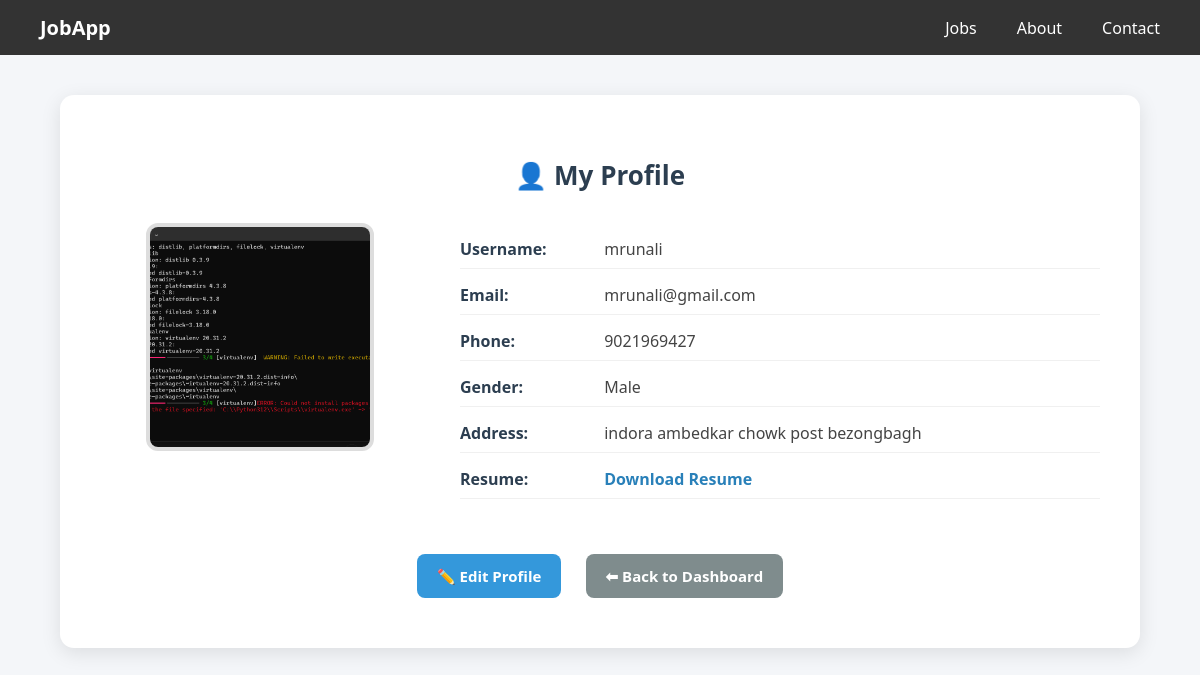
The page /profile/ (signed in) on the database its author committed.
### userapp/models.py (models this page shows, shortened)
class UserLogin(models.Model):
    user = models.OneToOneField(settings.AUTH_USER_MODEL, on_delete=models.CASCADE)
    gender = models.CharField(max_length=10, choices=[("Male","Male"),("Female","Female"),("Other","Other")])
    phone = models.CharField(max_length=15, blank=True)
    address = models.TextField(blank=True)
    resume = models.FileField(upload_to="resumes/", blank=True, null=True)
    image = models.ImageField(upload_to="profile_images/", blank=True, null=True)

### jobapp/models.py (models this page shows, shortened)
class CustomUser(AbstractUser):
    ROLE_CHOICES = [
        ('recruiter', 'Recruiter'),
        ('user', 'User'),
    ]
    email=models.EmailField("Email",unique=True)
    role = models.CharField(max_length=10, choices=ROLE_CHOICES, default='user')

### userapp/views.py (the view)
# urls.py: path("profile/",profile_view,name='profile_view'),
@login_required
def profile_view(request):
    profile, created = UserLogin.objects.get_or_create(user=request.user)
    return render(request, "userapp/profile.html", {"profile": profile})

### userapp/templates/userapp/profile.html (shortened to what this page needs)
<!DOCTYPE html>
<html lang="en">
<head>
</head>
<body>
  <div class="navbar">
    <a href="{% url 'home' %}" class="logo">JobApp</a>
    <div class="nav-links">
      <a href="#">Jobs</a>
      <a href="{% url 'about' %}">About</a>
      <a href="{% url 'contact'%}">Contact</a>
    </div>
  </div>
  <div class="container">
    <h2>👤 My Profile</h2>
    <div class="profile-info">
      <div class="profile-pic">
        {% if profile.image %}
          <img src="{{ profile.image.url }}" alt="Profile Picture">
        {% else %}
          <img src="https://via.placeholder.com/220" alt="Default Profile">
        {% endif %}
      </div>
      <div class="details">
        <p><strong>Username:</strong> {{ request.user.username }}</p>
        <p><strong>Email:</strong> {{ request.user.email }}</p>
        <p><strong>Phone:</strong> {{ profile.phone }}</p>
        <p><strong>Gender:</strong> {{ profile.gender }}</p>
        <p><strong>Address:</strong> {{ profile.address }}</p>
        <p><strong>Resume:</strong>
          {% if profile.resume %}
            <a href="{{ profile.resume.url }}" target="_blank">Download Resume</a>
          {% else %}
            No Resume Uploaded
          {% endif %}
        </p>
      </div>
    </div>
    <div class="actions">
      <a href="{% url 'edit_profile' %}" class="btn btn-edit">✏️ Edit Profile</a>
      <a href="{% url 'user_dashbaord' %}" class="btn btn-back">⬅ Back to Dashboard</a>
    </div>
  </div>
</body>
</html>

### userapp/templates/userapp/profile.html (style rules this page uses)
body { margin: 0; font-family: 'Segoe UI', Tahoma, Geneva, Verdana, sans-serif; background: #f4f6f9; }
.navbar { background-color: #333; display: flex; justify-content: space-between; align-items: center; padding: 0 20px; }
.navbar .logo { color: white; font-size: 20px; font-weight: bold; text-decoration: none; }
.navbar a { color: white; padding: 14px 20px; text-decoration: none; }
.nav-links { display: flex; }
.container { max-width: 1000px; margin: 40px auto; background: #fff; padding: 40px; border-radius: 14px; box-shadow: 0 5px 20px rgba(0,0,0,0.1); }
h2 { text-align: center; color: #2c3e50; margin-bottom: 30px; font-size: 26px; }
.profile-info { display: flex; gap: 40px; align-items: flex-start; }
.profile-pic { flex: 1; text-align: center; }
.profile-pic img { width: 220px; height: 220px; object-fit: cover; border-radius: 12px; border: 4px solid #ddd; }
.details { flex: 2; }
.details p { margin: 15px 0; font-size: 16px; color: #444; border-bottom: 1px solid #f0f0f0; padding-bottom: 8px; }
.details strong { color: #2c3e50; display: inline-block; width: 140px; }
.details a { color: #2980b9; text-decoration: none; font-weight: bold; }
.actions { margin-top: 30px; text-align: center; }
.btn { display: inline-block; padding: 12px 20px; margin: 10px; border-radius: 8px; text-decoration: none; font-size: 15px; font-weight: 600; transition: 0.3s; }
.btn-edit { background: #3498db; color: white; }
.btn-back { background: #7f8c8d; color: white; }

### rows shown on the page
UserLogin: image (picture), phone "9021969427", gender "Male", address "indora ambedkar chowk post bezongbagh"
CustomUser: user.username "mrunali", user.email "mrunali@gmail.com"
